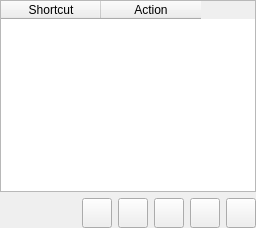
       <widget class="QWidget" name="pieButtons">
        <layout class="QVBoxLayout" name="pieButtonsLayout">
         <property name="leftMargin">
          <number>0</number>
         </property>
         <property name="topMargin">
          <number>0</number>
         </property>
         <property name="rightMargin">
          <number>0</number>
         </property>
         <property name="bottomMargin">
          <number>0</number>
         </property>
         <item>
          <widget class="QTableWidget" name="buttonListWidget">
           <property name="horizontalScrollBarPolicy">
            <enum>Qt::ScrollBarPolicy::ScrollBarAlwaysOff</enum>
           </property>
           <property name="selectionMode">
            <enum>QAbstractItemView::SelectionMode::ExtendedSelection</enum>
           </property>
           <property name="columnCount">
            <number>2</number>
           </property>
           <property name="_translationContext_column0" stdset="0">
            <string notr="true">PieMenuTab</string>
           </property>
           <property name="_translationContext_column1" stdset="0">
            <string notr="true">PieMenuTab</string>
           </property>
           <column>
            <property name="text">
             <string notr="true">Shortcut</string>
            </property>
           </column>
           <column>
            <property name="text">
             <string notr="true">Action</string>
            </property>
           </column>
          </widget>
         </item>
         <item>
          <layout class="QHBoxLayout" name="buttonsLayout" stretch="1,0,0,0,0,0">
           <item>
            <spacer name="buttonsLayoutSpacer1">
             <property name="orientation">
              <enum>Qt::Orientation::Horizontal</enum>
             </property>
             <property name="sizeType">
              <enum>QSizePolicy::Policy::Expanding</enum>
             </property>
             <property name="sizeHint" stdset="0">
              <size>
               <width>0</width>
               <height>0</height>
              </size>
             </property>
            </spacer>
           </item>
           <item>
            <widget class="QToolButton" name="buttonAddSeparator">
             <property name="minimumSize">
              <size>
               <width>30</width>
               <height>30</height>
              </size>
             </property>
             <property name="toolTip">
              <string notr="true">Add separator</string>
             </property>
             <property name="icon">
              <iconset>
               <normaloff>../icons/PieMenuAddSeparator.svg</normaloff>../icons/PieMenuAddSeparator.svg</iconset>
             </property>
             <property name="_translationContext_toolTip" stdset="0">
              <string notr="true">Commands</string>
             </property>
            </widget>
           </item>
           <item>
            <widget class="QToolButton" name="buttonAddShortcut">
             <property name="minimumSize">
              <size>
               <width>30</width>
               <height>30</height>
              </size>
             </property>
             <property name="toolTip">
              <string notr="true">Add shortcut ...</string>
             </property>
             <property name="icon">
              <iconset>
               <normaloff>../icons/PieMenuAddShortcut.svg</normaloff>../icons/PieMenuAddShortcut.svg</iconset>
             </property>
             <property name="_translationContext_toolTip" stdset="0">
              <string notr="true">Commands</string>
             </property>
            </widget>
           </item>
           <item>
            <widget class="QToolButton" name="buttonRemoveCommand">
             <property name="minimumSize">
              <size>
               <width>30</width>
               <height>30</height>
              </size>
             </property>
             <property name="toolTip">
              <string notr="true">Remove selected command</string>
             </property>
             <property name="icon">
              <iconset>
               <normaloff>../icons/PieMenuRemoveCommand.svg</normaloff>../icons/PieMenuRemoveCommand.svg</iconset>
             </property>
             <property name="_translationContext_toolTip" stdset="0">
              <string notr="true">Commands</string>
             </property>
            </widget>
           </item>
           <item>
            <widget class="QToolButton" name="buttonDown">
             <property name="minimumSize">
              <size>
               <width>30</width>
               <height>30</height>
              </size>
             </property>
             <property name="toolTip">
              <string notr="true">Move selected command down</string>
             </property>
             <property name="icon">
              <iconset>
               <normaloff>../icons/PieMenuDown.svg</normaloff>../icons/PieMenuDown.svg</iconset>
             </property>
             <property name="_translationContext_toolTip" stdset="0">
              <string notr="true">Commands</string>
             </property>
            </widget>
           </item>
           <item>
            <widget class="QToolButton" name="buttonUp">
             <property name="minimumSize">
              <size>
               <width>30</width>
               <height>30</height>
              </size>
             </property>
             <property name="toolTip">
              <string notr="true">Move selected command up</string>
             </property>
             <property name="icon">
              <iconset>
               <normaloff>../icons/PieMenuUp.svg</normaloff>../icons/PieMenuUp.svg</iconset>
             </property>
             <property name="_translationContext_toolTip" stdset="0">
              <string notr="true">Commands</string>
             </property>
            </widget>
           </item>
          </layout>
         </item>
        </layout>
       </widget>
